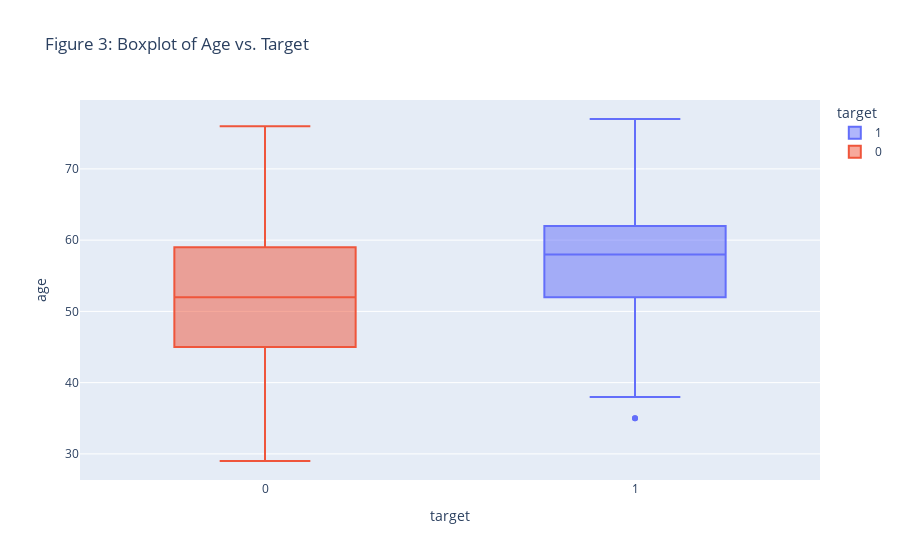

Notebook source saved alongside this figure:
### Markdown cell above
### 3.6 Further exploration

### Code cell
# Create a box plot
%matplotlib inline
px.box(data_frame = df, x='target', y='age', 
       color = "target", title = "Figure 3: Boxplot of Age vs. Target")

### Figure 1 — Plotly figure (JSON) as saved in the notebook; plotly's stock layout.template omitted (floating-point values rounded to 4 significant figures; data arrays with more than 128 entries replaced by an {"elided": "..."} marker saying what was removed)
{"data": [{"alignmentgroup": "True", "hovertemplate": "target=%{x}<br>age=%{y}<extra></extra>", "legendgroup": "1", "marker": {"color": "#636efa"}, "name": "1", "notched": false, "offsetgroup": "1", "orientation": "v", "showlegend": true, "type": "box", "x": [1, 1, 1, 1, 1, 1, 1, 1, 1, 1, 1, 1, 1, 1, 1, 1, 1, 1, 1, 1, 1, 1, 1, 1, 1, 1, 1, 1, 1, 1, 1, 1, 1, 1, 1, 1, 1, 1, 1, 1, 1, 1, 1, 1, 1, 1, 1, 1, 1, 1, 1, 1, 1, 1, 1, 1, 1, 1, 1, 1, 1, 1, 1, 1, 1, 1, 1, 1, 1, 1, 1, 1, 1, 1, 1, 1, 1, 1, 1, 1, 1, 1, 1, 1, 1, 1, 1, 1, 1, 1, 1, 1, 1, 1, 1, 1, 1, 1, 1, 1, 1, 1, 1, 1, 1, 1, 1, 1, 1, 1, 1, 1, 1, 1, 1, 1, 1, 1, 1, 1], "x0": " ", "xaxis": "x", "y": [70, 57, 56, 59, 60, 63, 61, 46, 53, 67, 58, 57, 59, 50, 48, 61, 59, 40, 59, 49, 44, 66, 65, 42, 61, 59, 62, 51, 57, 58, 47, 61, 45, 58, 35, 58, 50, 61, 54, 54, 52, 47, 58, 67, 57, 63, 48, 60, 59, 55, 60, 46, 56, 56, 49, 54, 57, 62, 60, 63, 66, 64, 56, 64, 50, 54, 53, 52, 40, 58, 55, 66, 38, 62, 58, 65, 69, 67, 62, 51, 46, 67, 56, 41, 56, 70, 70, 35, 77, 58, 60, 51, 55, 64, 59, 58, 54, 65, 63, 62, 43, 61, 39, 52, 62, 43, 68, 62, 60, 65, 60, 60, 54, 44, 55, 64, 60, 58, 48, 67], "y0": " ", "yaxis": "y"}, {"alignmentgroup": "True", "hovertemplate": "target=%{x}<br>age=%{y}<extra></extra>", "legendgroup": "0", "marker": {"color": "#EF553B"}, "name": "0", "notched": false, "offsetgroup": "0", "orientation": "v", "showlegend": true, "type": "box", "x": {"elided": "150 int values"}, "x0": " ", "xaxis": "x", "y": {"elided": "150 int values"}, "y0": " ", "yaxis": "y"}], "layout": {"boxmode": "overlay", "legend": {"title": {"text": "target"}, "tracegroupgap": 0}, "title": {"text": "Figure 3: Boxplot of Age vs. Target"}, "xaxis": {"anchor": "y", "categoryarray": [1, 0], "categoryorder": "array", "domain": [0, 1], "title": {"text": "target"}}, "yaxis": {"anchor": "x", "domain": [0, 1], "title": {"text": "age"}}}}
